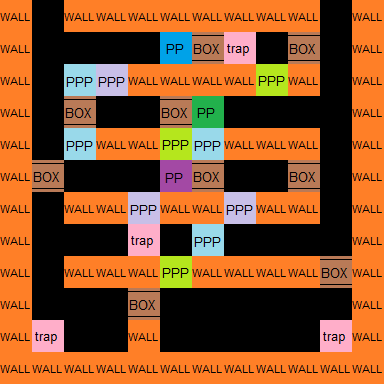

Rendered tile map (Tiled .tmx) drawn with the repository's tilesets; below, a short description and the map source with its tile grids summarised:
An orthogonal 12x12 tile map with 32x32 px tiles, 2 tile layers (Calque de Tile 1, meta), 2 tilesets.

<map version="1.0" orientation="orthogonal" width="12" height="12" tilewidth="32" tileheight="32">
 <tileset firstgid="1" name="min" tilewidth="32" tileheight="32">
  <image source="../tilesets/walls.png" width="256" height="192" />
 </tileset>
 <tileset firstgid="49" name="meta" tilewidth="32" tileheight="32">
  <image source="../tilesets/metaset2.png" width="128" height="96" />
 </tileset>
 <layer name="Calque de Tile 1" width="12" height="12">
  <data>[144 cells, 144 non-empty, 1 distinct tile ids]</data>
 </layer>
 <layer name="meta" width="12" height="12">
  <data>[144 cells, 92 non-empty, 9 distinct tile ids]</data>
 </layer>
</map>
